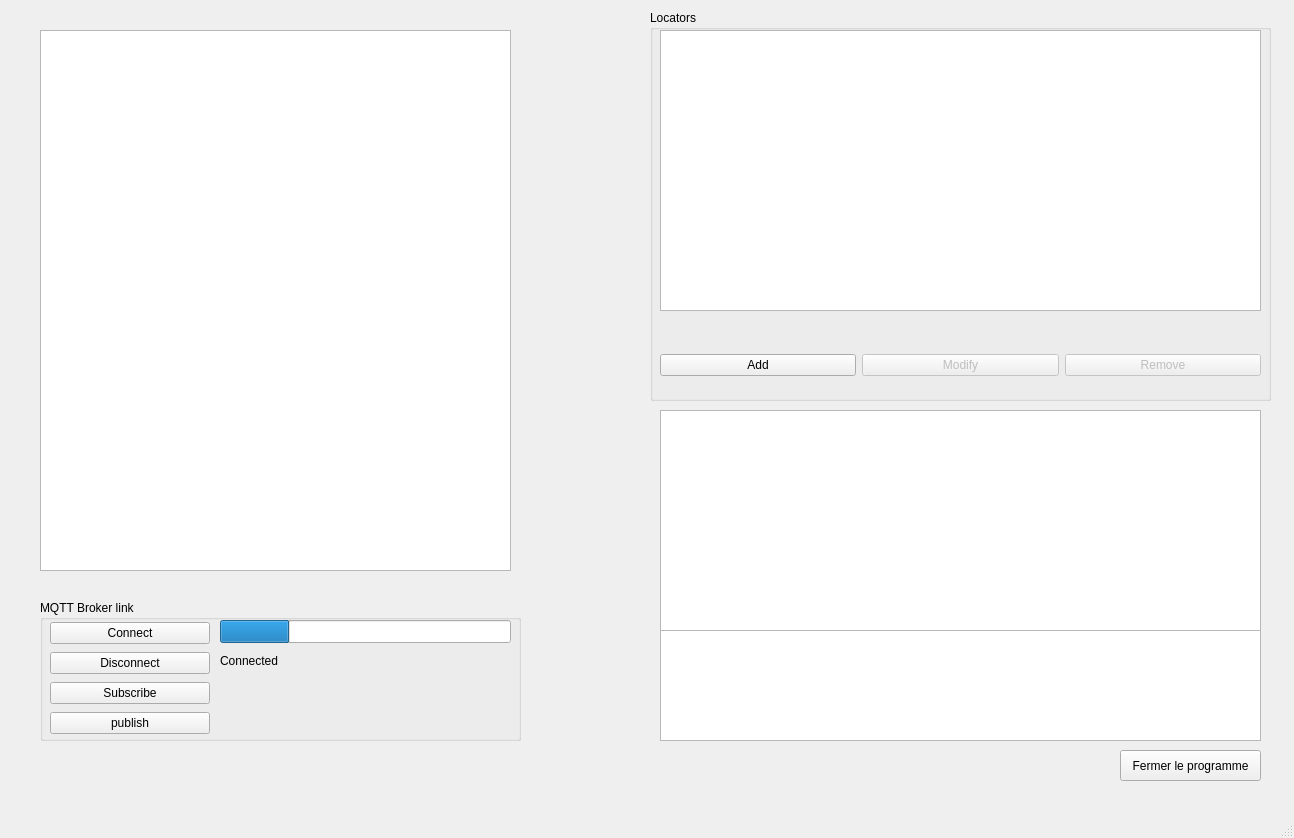
<?xml version="1.0" encoding="UTF-8"?>
<ui version="4.0">
 <class>MainWindow</class>
 <widget class="QMainWindow" name="MainWindow">
  <property name="geometry">
   <rect>
    <x>0</x>
    <y>0</y>
    <width>1294</width>
    <height>838</height>
   </rect>
  </property>
  <property name="windowTitle">
   <string>MainWindow</string>
  </property>
  <widget class="QWidget" name="centralwidget">
   <widget class="QGroupBox" name="groupBox">
    <property name="geometry">
     <rect>
      <x>650</x>
      <y>10</y>
      <width>621</width>
      <height>391</height>
     </rect>
    </property>
    <property name="title">
     <string>Locators</string>
    </property>
    <widget class="QWidget" name="horizontalLayoutWidget">
     <property name="geometry">
      <rect>
       <x>10</x>
       <y>330</y>
       <width>601</width>
       <height>51</height>
      </rect>
     </property>
     <layout class="QHBoxLayout" name="horizontalLayout">
      <item>
       <widget class="QPushButton" name="pushButton_3">
        <property name="text">
         <string>Add</string>
        </property>
       </widget>
      </item>
      <item>
       <widget class="QPushButton" name="pushButton_2">
        <property name="enabled">
         <bool>false</bool>
        </property>
        <property name="text">
         <string>Modify</string>
        </property>
       </widget>
      </item>
      <item>
       <widget class="QPushButton" name="pushButton">
        <property name="enabled">
         <bool>false</bool>
        </property>
        <property name="text">
         <string>Remove</string>
        </property>
       </widget>
      </item>
     </layout>
    </widget>
    <widget class="QListWidget" name="listWidget">
     <property name="geometry">
      <rect>
       <x>10</x>
       <y>20</y>
       <width>601</width>
       <height>281</height>
      </rect>
     </property>
    </widget>
   </widget>
   <widget class="QGraphicsView" name="graphicsView">
    <property name="geometry">
     <rect>
      <x>40</x>
      <y>30</y>
      <width>471</width>
      <height>541</height>
     </rect>
    </property>
    <property name="interactive">
     <bool>true</bool>
    </property>
    <property name="sceneRect">
     <rectf>
      <x>0.000000000000000</x>
      <y>0.000000000000000</y>
      <width>0.000000000000000</width>
      <height>0.000000000000000</height>
     </rectf>
    </property>
    <property name="rubberBandSelectionMode">
     <enum>Qt::IntersectsItemBoundingRect</enum>
    </property>
   </widget>
   <widget class="QListWidget" name="listWidget_2">
    <property name="geometry">
     <rect>
      <x>660</x>
      <y>410</y>
      <width>601</width>
      <height>221</height>
     </rect>
    </property>
   </widget>
   <widget class="QGroupBox" name="groupBox_2">
    <property name="geometry">
     <rect>
      <x>40</x>
      <y>600</y>
      <width>481</width>
      <height>141</height>
     </rect>
    </property>
    <property name="title">
     <string>MQTT Broker link</string>
    </property>
    <widget class="QWidget" name="verticalLayoutWidget">
     <property name="geometry">
      <rect>
       <x>10</x>
       <y>20</y>
       <width>160</width>
       <height>116</height>
      </rect>
     </property>
     <layout class="QVBoxLayout" name="verticalLayout">
      <item>
       <widget class="QPushButton" name="pushButton_4">
        <property name="text">
         <string>Connect</string>
        </property>
       </widget>
      </item>
      <item>
       <widget class="QPushButton" name="pushButton_7">
        <property name="text">
         <string>Disconnect</string>
        </property>
       </widget>
      </item>
      <item>
       <widget class="QPushButton" name="pushButton_5">
        <property name="text">
         <string>Subscribe</string>
        </property>
       </widget>
      </item>
      <item>
       <widget class="QPushButton" name="pushButton_6">
        <property name="text">
         <string>publish</string>
        </property>
       </widget>
      </item>
     </layout>
    </widget>
    <widget class="QLabel" name="label">
     <property name="geometry">
      <rect>
       <x>180</x>
       <y>50</y>
       <width>101</width>
       <height>21</height>
      </rect>
     </property>
     <property name="text">
      <string>Connected</string>
     </property>
    </widget>
    <widget class="QProgressBar" name="progressBar">
     <property name="geometry">
      <rect>
       <x>180</x>
       <y>20</y>
       <width>291</width>
       <height>23</height>
      </rect>
     </property>
     <property name="value">
      <number>24</number>
     </property>
     <property name="textVisible">
      <bool>false</bool>
     </property>
    </widget>
   </widget>
   <widget class="QListWidget" name="listWidget_3">
    <property name="geometry">
     <rect>
      <x>660</x>
      <y>630</y>
      <width>601</width>
      <height>111</height>
     </rect>
    </property>
   </widget>
   <widget class="QPushButton" name="pushButton_8">
    <property name="geometry">
     <rect>
      <x>1120</x>
      <y>750</y>
      <width>141</width>
      <height>31</height>
     </rect>
    </property>
    <property name="text">
     <string>Fermer le programme</string>
    </property>
   </widget>
  </widget>
  <widget class="QMenuBar" name="menubar">
   <property name="geometry">
    <rect>
     <x>0</x>
     <y>0</y>
     <width>1294</width>
     <height>22</height>
    </rect>
   </property>
  </widget>
  <widget class="QStatusBar" name="statusbar"/>
 </widget>
 <resources/>
 <connections/>
</ui>
